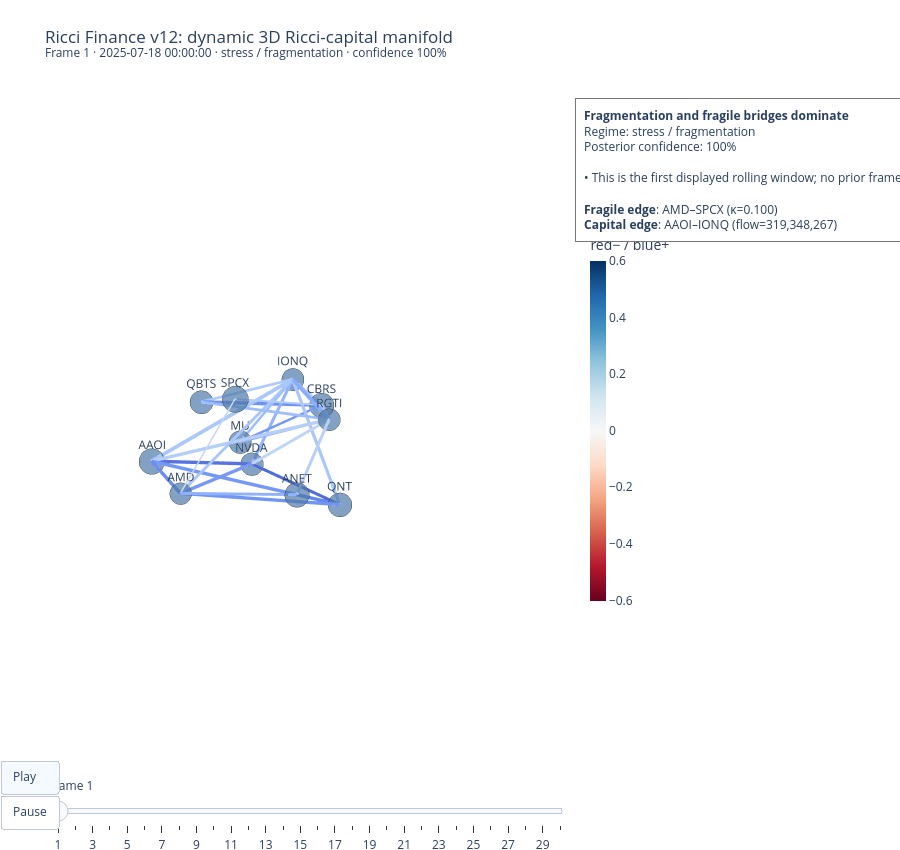

Source (notebook cell):
### Markdown cell above
## 17. Animate the HMM story manifold

The animated figure keeps a stable layout so movement reflects changes in graph structure rather than an entirely new random layout.

Each frame synchronizes:

- graph geometry;
- HMM state;
- posterior confidence;
- graph-change narrative;
- most fragile edge;
- dominant capital edge.

### Code cell
base_graph = build_base_graph_for_layout(
    frames,
    all_nodes=returns.columns,
)

stable_positions = compute_stable_layout_3d(
    base_graph,
    seed=42,
)

animation = build_3d_ricci_capital_animation(
    frames,
    stable_positions,
    z_mode="ricci_stress",
    stories=stories,
    frame_duration_ms=700,
)

animation.show()

### Figure 1 — Plotly figure (JSON) as saved in the notebook; plotly's stock layout.template omitted (floating-point values rounded to 4 significant figures)
{"data": [{"hoverinfo": "text", "hovertext": "AAOI-AMD<br>corr=0.568<br>distance=0.729<br>Ricci=0.417<br>capital flow=270,875,691", "line": {"color": "#6b8df0", "width": 6.915}, "mode": "lines", "showlegend": false, "type": "scatter3d", "x": [0.3876, 0.6767], "y": [-0.4907, 0.07677], "z": [-0.347, -0.2967]}, {"hoverinfo": "text", "hovertext": "AAOI-ANET<br>corr=0.408<br>distance=0.820<br>Ricci=0.383<br>capital flow=230,985,908", "line": {"color": "#7597f6", "width": 6.462}, "mode": "lines", "showlegend": false, "type": "scatter3d", "x": [0.3876, 0.3281], "y": [-0.4907, 0.5494], "z": [-0.347, -0.2758]}, {"hoverinfo": "text", "hovertext": "AAOI-IONQ<br>corr=0.649<br>distance=0.653<br>Ricci=0.196<br>capital flow=319,348,267", "line": {"color": "#abc8fd", "width": 7.422}, "mode": "lines", "showlegend": false, "type": "scatter3d", "x": [0.3876, -0.5656], "y": [-0.4907, -0.2177], "z": [-0.347, -0.227]}, {"hoverinfo": "skip", "line": {"color": "rgba(0,0,0,0)", "width": 0}, "mode": "lines", "showlegend": false, "type": "scatter3d", "x": [null, null], "y": [null, null], "z": [null, null]}, {"hoverinfo": "text", "hovertext": "AAOI-NVDA<br>corr=0.509<br>distance=0.768<br>Ricci=0.491<br>capital flow=256,664,955", "line": {"color": "#5673e0", "width": 6.758}, "mode": "lines", "showlegend": false, "type": "scatter3d", "x": [0.3876, -0.06147], "y": [-0.4907, -0.1028], "z": [-0.347, -0.3565]}, {"hoverinfo": "skip", "line": {"color": "rgba(0,0,0,0)", "width": 0}, "mode": "lines", "showlegend": false, "type": "scatter3d", "x": [null, null], "y": [null, null], "z": [null, null]}, {"hoverinfo": "text", "hovertext": "AAOI-QNT<br>corr=0.490<br>distance=0.769<br>Ricci=0.436<br>capital flow=265,903,143", "line": {"color": "#6687ed", "width": 6.86}, "mode": "lines", "showlegend": false, "type": "scatter3d", "x": [0.3876, -0.1775], "y": [-0.4907, 0.4535], "z": [-0.347, -0.3839]}, {"hoverinfo": "text", "hovertext": "AAOI-RGTI<br>corr=0.529<br>distance=0.759<br>Ricci=0.159<br>capital flow=255,158,943", "line": {"color": "#b6cefa", "width": 6.741}, "mode": "lines", "showlegend": false, "type": "scatter3d", "x": [0.3876, -0.186], "y": [-0.4907, 0.3482], "z": [-0.347, -0.2132]}, {"hoverinfo": "skip", "line": {"color": "rgba(0,0,0,0)", "width": 0}, "mode": "lines", "showlegend": false, "type": "scatter3d", "x": [null, null], "y": [null, null], "z": [null, null]}, {"hoverinfo": "text", "hovertext": "AMD-ANET<br>corr=0.389<br>distance=0.853<br>Ricci=0.290<br>capital flow=174,777,854", "line": {"color": "#90b2fe", "width": 5.751}, "mode": "lines", "showlegend": false, "type": "scatter3d", "x": [0.6767, 0.3281], "y": [0.07677, 0.5494], "z": [-0.2967, -0.2758]}, {"hoverinfo": "text", "hovertext": "AMD-IONQ<br>corr=0.433<br>distance=0.795<br>Ricci=0.208<br>capital flow=169,077,091", "line": {"color": "#a7c5fe", "width": 5.673}, "mode": "lines", "showlegend": false, "type": "scatter3d", "x": [0.6767, -0.5656], "y": [0.07677, -0.2177], "z": [-0.2967, -0.227]}, {"hoverinfo": "skip", "line": {"color": "rgba(0,0,0,0)", "width": 0}, "mode": "lines", "showlegend": false, "type": "scatter3d", "x": [null, null], "y": [null, null], "z": [null, null]}, {"hoverinfo": "text", "hovertext": "AMD-NVDA<br>corr=0.638<br>distance=0.638<br>Ricci=0.376<br>capital flow=255,227,218", "line": {"color": "#7699f6", "width": 6.741}, "mode": "lines", "showlegend": false, "type": "scatter3d", "x": [0.6767, -0.06147], "y": [0.07677, -0.1028], "z": [-0.2967, -0.3565]}, {"hoverinfo": "text", "hovertext": "AMD-QNT<br>corr=0.591<br>distance=0.691<br>Ricci=0.390<br>capital flow=254,891,301", "line": {"color": "#7295f4", "width": 6.738}, "mode": "lines", "showlegend": false, "type": "scatter3d", "x": [0.6767, -0.1775], "y": [0.07677, 0.4535], "z": [-0.2967, -0.3839]}, {"hoverinfo": "skip", "line": {"color": "rgba(0,0,0,0)", "width": 0}, "mode": "lines", "showlegend": false, "type": "scatter3d", "x": [null, null], "y": [null, null], "z": [null, null]}, {"hoverinfo": "text", "hovertext": "AMD-SPCX<br>corr=0.060<br>distance=1.079<br>Ricci=0.100<br>capital flow=29,397,828", "line": {"color": "#c5d6f2", "width": 2.949}, "mode": "lines", "showlegend": false, "type": "scatter3d", "x": [0.6767, 0.3516], "y": [0.07677, 0.1572], "z": [-0.2967, -0.1365]}, {"hoverinfo": "skip", "line": {"color": "rgba(0,0,0,0)", "width": 0}, "mode": "lines", "showlegend": false, "type": "scatter3d", "x": [null, null], "y": [null, null], "z": [null, null]}, {"hoverinfo": "skip", "line": {"color": "rgba(0,0,0,0)", "width": 0}, "mode": "lines", "showlegend": false, "type": "scatter3d", "x": [null, null], "y": [null, null], "z": [null, null]}, {"hoverinfo": "skip", "line": {"color": "rgba(0,0,0,0)", "width": 0}, "mode": "lines", "showlegend": false, "type": "scatter3d", "x": [null, null], "y": [null, null], "z": [null, null]}, {"hoverinfo": "skip", "line": {"color": "rgba(0,0,0,0)", "width": 0}, "mode": "lines", "showlegend": false, "type": "scatter3d", "x": [null, null], "y": [null, null], "z": [null, null]}, {"hoverinfo": "text", "hovertext": "ANET-RGTI<br>corr=0.392<br>distance=0.849<br>Ricci=0.154<br>capital flow=178,019,324", "line": {"color": "#b7cff9", "width": 5.795}, "mode": "lines", "showlegend": false, "type": "scatter3d", "x": [0.3281, -0.186], "y": [0.5494, 0.3482], "z": [-0.2758, -0.2132]}, {"hoverinfo": "skip", "line": {"color": "rgba(0,0,0,0)", "width": 0}, "mode": "lines", "showlegend": false, "type": "scatter3d", "x": [null, null], "y": [null, null], "z": [null, null]}, {"hoverinfo": "text", "hovertext": "CBRS-IONQ<br>corr=0.383<br>distance=0.852<br>Ricci=0.183<br>capital flow=177,438,398", "line": {"color": "#afcafc", "width": 5.787}, "mode": "lines", "showlegend": false, "type": "scatter3d", "x": [-0.5759, -0.5656], "y": [0.003061, -0.2177], "z": [-0.2646, -0.227]}, {"hoverinfo": "text", "hovertext": "CBRS-MU<br>corr=0.227<br>distance=0.947<br>Ricci=0.380<br>capital flow=108,601,826", "line": {"color": "#7597f6", "width": 4.745}, "mode": "lines", "showlegend": false, "type": "scatter3d", "x": [-0.5759, -0.04592], "y": [0.003061, -0.1823], "z": [-0.2646, -0.3137]}, {"hoverinfo": "text", "hovertext": "CBRS-QBTS<br>corr=0.585<br>distance=0.690<br>Ricci=0.402<br>capital flow=286,600,037", "line": {"color": "#6f92f3", "width": 7.084}, "mode": "lines", "showlegend": false, "type": "scatter3d", "x": [-0.5759, -0.1316], "y": [0.003061, -0.5947], "z": [-0.2646, -0.2791]}, {"hoverinfo": "text", "hovertext": "CBRS-RGTI<br>corr=0.476<br>distance=0.789<br>Ricci=0.185<br>capital flow=215,667,871", "line": {"color": "#aec9fc", "width": 6.278}, "mode": "lines", "showlegend": false, "type": "scatter3d", "x": [-0.5759, -0.186], "y": [0.003061, 0.3482], "z": [-0.2646, -0.2132]}, {"hoverinfo": "text", "hovertext": "CBRS-SPCX<br>corr=0.128<br>distance=1.001<br>Ricci=0.173<br>capital flow=73,784,695", "line": {"color": "#b2ccfb", "width": 4.087}, "mode": "lines", "showlegend": false, "type": "scatter3d", "x": [-0.5759, 0.3516], "y": [0.003061, 0.1572], "z": [-0.2646, -0.1365]}, {"hoverinfo": "text", "hovertext": "IONQ-MU<br>corr=0.312<br>distance=0.875<br>Ricci=0.247<br>capital flow=129,936,318", "line": {"color": "#9dbdff", "width": 5.097}, "mode": "lines", "showlegend": false, "type": "scatter3d", "x": [-0.5656, -0.04592], "y": [-0.2177, -0.1823], "z": [-0.227, -0.3137]}, {"hoverinfo": "text", "hovertext": "IONQ-NVDA<br>corr=0.457<br>distance=0.776<br>Ricci=0.282<br>capital flow=188,633,603", "line": {"color": "#92b4fe", "width": 5.936}, "mode": "lines", "showlegend": false, "type": "scatter3d", "x": [-0.5656, -0.06147], "y": [-0.2177, -0.1028], "z": [-0.227, -0.3565]}, {"hoverinfo": "text", "hovertext": "IONQ-QBTS<br>corr=0.325<br>distance=0.873<br>Ricci=0.190<br>capital flow=138,654,936", "line": {"color": "#adc9fd", "width": 5.232}, "mode": "lines", "showlegend": false, "type": "scatter3d", "x": [-0.5656, -0.1316], "y": [-0.2177, -0.5947], "z": [-0.227, -0.2791]}, {"hoverinfo": "text", "hovertext": "IONQ-QNT<br>corr=0.499<br>distance=0.760<br>Ricci=0.197<br>capital flow=221,777,383", "line": {"color": "#aac7fd", "width": 6.352}, "mode": "lines", "showlegend": false, "type": "scatter3d", "x": [-0.5656, -0.1775], "y": [-0.2177, 0.4535], "z": [-0.227, -0.3839]}, {"hoverinfo": "text", "hovertext": "IONQ-RGTI<br>corr=0.790<br>distance=0.482<br>Ricci=0.313<br>capital flow=311,876,502", "line": {"color": "#89acfd", "width": 7.347}, "mode": "lines", "showlegend": false, "type": "scatter3d", "x": [-0.5656, -0.186], "y": [-0.2177, 0.3482], "z": [-0.227, -0.2132]}, {"hoverinfo": "skip", "line": {"color": "rgba(0,0,0,0)", "width": 0}, "mode": "lines", "showlegend": false, "type": "scatter3d", "x": [null, null], "y": [null, null], "z": [null, null]}, {"hoverinfo": "skip", "line": {"color": "rgba(0,0,0,0)", "width": 0}, "mode": "lines", "showlegend": false, "type": "scatter3d", "x": [null, null], "y": [null, null], "z": [null, null]}, {"hoverinfo": "skip", "line": {"color": "rgba(0,0,0,0)", "width": 0}, "mode": "lines", "showlegend": false, "type": "scatter3d", "x": [null, null], "y": [null, null], "z": [null, null]}, {"hoverinfo": "text", "hovertext": "MU-RGTI<br>corr=0.338<br>distance=0.863<br>Ricci=0.314<br>capital flow=137,701,842", "line": {"color": "#89acfd", "width": 5.217}, "mode": "lines", "showlegend": false, "type": "scatter3d", "x": [-0.04592, -0.186], "y": [-0.1823, 0.3482], "z": [-0.3137, -0.2132]}, {"hoverinfo": "skip", "line": {"color": "rgba(0,0,0,0)", "width": 0}, "mode": "lines", "showlegend": false, "type": "scatter3d", "x": [null, null], "y": [null, null], "z": [null, null]}, {"hoverinfo": "text", "hovertext": "NVDA-QNT<br>corr=0.430<br>distance=0.806<br>Ricci=0.513<br>capital flow=195,503,620", "line": {"color": "#506bda", "width": 6.025}, "mode": "lines", "showlegend": false, "type": "scatter3d", "x": [-0.06147, -0.1775], "y": [-0.1028, 0.4535], "z": [-0.3565, -0.3839]}, {"hoverinfo": "text", "hovertext": "NVDA-RGTI<br>corr=0.458<br>distance=0.780<br>Ricci=0.121<br>capital flow=184,887,456", "line": {"color": "#c0d4f5", "width": 5.887}, "mode": "lines", "showlegend": false, "type": "scatter3d", "x": [-0.06147, -0.186], "y": [-0.1028, 0.3482], "z": [-0.3565, -0.2132]}, {"hoverinfo": "text", "hovertext": "QBTS-RGTI<br>corr=0.391<br>distance=0.833<br>Ricci=0.246<br>capital flow=163,320,722", "line": {"color": "#9dbdff", "width": 5.593}, "mode": "lines", "showlegend": false, "type": "scatter3d", "x": [-0.1316, -0.186], "y": [-0.5947, 0.3482], "z": [-0.2791, -0.2132]}, {"hoverinfo": "skip", "line": {"color": "rgba(0,0,0,0)", "width": 0}, "mode": "lines", "showlegend": false, "type": "scatter3d", "x": [null, null], "y": [null, null], "z": [null, null]}, {"hoverinfo": "skip", "line": {"color": "rgba(0,0,0,0)", "width": 0}, "mode": "lines", "showlegend": false, "type": "scatter3d", "x": [null, null], "y": [null, null], "z": [null, null]}, {"hoverinfo": "skip", "line": {"color": "rgba(0,0,0,0)", "width": 0}, "mode": "lines", "showlegend": false, "type": "scatter3d", "x": [null, null], "y": [null, null], "z": [null, null]}, {"hoverinfo": "skip", "line": {"color": "rgba(0,0,0,0)", "width": 0}, "mode": "lines", "showlegend": false, "type": "scatter3d", "x": [null, null], "y": [null, null], "z": [null, null]}, {"hoverinfo": "text", "hovertext": ["Ticker: AAOI<br>cluster=0<br>status=active<br>capital mass=601,206,934<br>z=-0.347", "Ticker: AMD<br>cluster=0<br>status=active<br>capital mass=378,608,982<br>z=-0.297", "Ticker: ANET<br>cluster=0<br>status=active<br>capital mass=532,847,148<br>z=-0.276", "Ticker: CBRS<br>cluster=0<br>status=active<br>capital mass=531,983,603<br>z=-0.265", "Ticker: IONQ<br>cluster=0<br>status=active<br>capital mass=403,081,563<br>z=-0.227", "Ticker: MU<br>cluster=0<br>status=active<br>capital mass=428,961,717<br>z=-0.314", "Ticker: NVDA<br>cluster=0<br>status=active<br>capital mass=422,192,603<br>z=-0.356", "Ticker: QBTS<br>cluster=0<br>status=active<br>capital mass=451,250,585<br>z=-0.279", "Ticker: QNT<br>cluster=0<br>status=active<br>capital mass=490,603,645<br>z=-0.384", "Ticker: RGTI<br>cluster=0<br>status=active<br>capital mass=386,616,917<br>z=-0.213", "Ticker: SPCX<br>cluster=0<br>status=active<br>capital mass=624,831,072<br>z=-0.137"], "marker": {"color": ["#4E79A7", "#4E79A7", "#4E79A7", "#4E79A7", "#4E79A7", "#4E79A7", "#4E79A7", "#4E79A7", "#4E79A7", "#4E79A7", "#4E79A7"], "line": {"color": "#222", "width": 1}, "size": [30, 25.46, 28.71, 28.69, 26.01, 26.58, 26.44, 27.06, 27.87, 25.64, 30.43]}, "mode": "markers+text", "showlegend": false, "text": ["AAOI", "AMD", "ANET", "CBRS", "IONQ", "MU", "NVDA", "QBTS", "QNT", "RGTI", "SPCX"], "textposition": "top center", "type": "scatter3d", "x": [0.3876, 0.6767, 0.3281, -0.5759, -0.5656, -0.04592, -0.06147, -0.1316, -0.1775, -0.186, 0.3516], "y": [-0.4907, 0.07677, 0.5494, 0.003061, -0.2177, -0.1823, -0.1028, -0.5947, 0.4535, 0.3482, 0.1572], "z": [-0.347, -0.2967, -0.2758, -0.2646, -0.227, -0.3137, -0.3565, -0.2791, -0.3839, -0.2132, -0.1365]}, {"hoverinfo": "skip", "marker": {"cmax": 0.6, "cmin": -0.6, "color": [-0.6, 0.6], "colorbar": {"len": 0.62, "thickness": 16, "title": {"text": "Ricci κ<br>red− / blue+"}}, "colorscale": [[0, "rgb(103,0,31)"], [0.1, "rgb(178,24,43)"], [0.2, "rgb(214,96,77)"], [0.3, "rgb(244,165,130)"], [0.4, "rgb(253,219,199)"], [0.5, "rgb(247,247,247)"], [0.6, "rgb(209,229,240)"], [0.7, "rgb(146,197,222)"], [0.8, "rgb(67,147,195)"], [0.9, "rgb(33,102,172)"], [1, "rgb(5,48,97)"]], "opacity": 0, "showscale": true, "size": 0.1}, "mode": "markers", "showlegend": false, "type": "scatter3d", "x": [null, null], "y": [null, null], "z": [null, null]}], "layout": {"annotations": [{"align": "left", "bgcolor": "rgba(255,255,255,0.92)", "bordercolor": "#777", "borderpad": 8, "borderwidth": 1, "font": {"size": 12}, "showarrow": false, "text": "<b>Fragmentation and fragile bridges dominate</b><br>Regime: stress / fragmentation<br>Posterior confidence: 100%<br><br>• This is the first displayed rolling window; no prior frame is available for a frame-to-frame comparison.<br><br><b>Fragile edge</b>: AMD–SPCX (κ=0.100)<br><b>Capital edge</b>: AAOI–IONQ (flow=319,348,267)", "x": 1.01, "xanchor": "left", "xref": "paper", "y": 0.98, "yanchor": "top", "yref": "paper"}], "height": 850, "margin": {"b": 70, "l": 0, "r": 330, "t": 85}, "scene": {"aspectmode": "cube", "camera": {"eye": {"x": 1.8, "y": 1.8, "z": 1.15}}, "domain": {"x": [0, 0.77], "y": [0, 1]}, "xaxis": {"range": [-0.7638, 0.8645], "visible": false}, "yaxis": {"range": [-0.7663, 0.721], "visible": false}, "zaxis": {"range": [-0.4844, 0.06319], "visible": false}}, "showlegend": false, "sliders": [{"active": 0, "currentvalue": {"prefix": "Frame "}, "pad": {"t": 40}, "steps": [{"args": [["0"], {"frame": {"duration": 700, "redraw": true}, "mode": "immediate", "transition": {"duration": 0}}], "label": "1", "method": "animate"}, {"args": [["1"], {"frame": {"duration": 700, "redraw": true}, "mode": "immediate", "transition": {"duration": 0}}], "label": "2", "method": "animate"}, {"args": [["2"], {"frame": {"duration": 700, "redraw": true}, "mode": "immediate", "transition": {"duration": 0}}], "label": "3", "method": "animate"}, {"args": [["3"], {"frame": {"duration": 700, "redraw": true}, "mode": "immediate", "transition": {"duration": 0}}], "label": "4", "method": "animate"}, {"args": [["4"], {"frame": {"duration": 700, "redraw": true}, "mode": "immediate", "transition": {"duration": 0}}], "label": "5", "method": "animate"}, {"args": [["5"], {"frame": {"duration": 700, "redraw": true}, "mode": "immediate", "transition": {"duration": 0}}], "label": "6", "method": "animate"}, {"args": [["6"], {"frame": {"duration": 700, "redraw": true}, "mode": "immediate", "transition": {"duration": 0}}], "label": "7", "method": "animate"}, {"args": [["7"], {"frame": {"duration": 700, "redraw": true}, "mode": "immediate", "transition": {"duration": 0}}], "label": "8", "method": "animate"}, {"args": [["8"], {"frame": {"duration": 700, "redraw": true}, "mode": "immediate", "transition": {"duration": 0}}], "label": "9", "method": "animate"}, {"args": [["9"], {"frame": {"duration": 700, "redraw": true}, "mode": "immediate", "transition": {"duration": 0}}], "label": "10", "method": "animate"}, {"args": [["10"], {"frame": {"duration": 700, "redraw": true}, "mode": "immediate", "transition": {"duration": 0}}], "label": "11", "method": "animate"}, {"args": [["11"], {"frame": {"duration": 700, "redraw": true}, "mode": "immediate", "transition": {"duration": 0}}], "label": "12", "method": "animate"}, {"args": [["12"], {"frame": {"duration": 700, "redraw": true}, "mode": "immediate", "transition": {"duration": 0}}], "label": "13", "method": "animate"}, {"args": [["13"], {"frame": {"duration": 700, "redraw": true}, "mode": "immediate", "transition": {"duration": 0}}], "label": "14", "method": "animate"}, {"args": [["14"], {"frame": {"duration": 700, "redraw": true}, "mode": "immediate", "transition": {"duration": 0}}], "label": "15", "method": "animate"}, {"args": [["15"], {"frame": {"duration": 700, "redraw": true}, "mode": "immediate", "transition": {"duration": 0}}], "label": "16", "method": "animate"}, {"args": [["16"], {"frame": {"duration": 700, "redraw": true}, "mode": "immediate", "transition": {"duration": 0}}], "label": "17", "method": "animate"}, {"args": [["17"], {"frame": {"duration": 700, "redraw": true}, "mode": "immediate", "transition": {"duration": 0}}], "label": "18", "method": "animate"}, {"args": [["18"], {"frame": {"duration": 700, "redraw": true}, "mode": "immediate", "transition": {"duration": 0}}], "label": "19", "method": "animate"}, {"args": [["19"], {"frame": {"duration": 700, "redraw": true}, "mode": "immediate", "transition": {"duration": 0}}], "label": "20", "method": "animate"}, {"args": [["20"], {"frame": {"duration": 700, "redraw": true}, "mode": "immediate", "transition": {"duration": 0}}], "label": "21", "method": "animate"}, {"args": [["21"], {"frame": {"duration": 700, "redraw": true}, "mode": "immediate", "transition": {"duration": 0}}], "label": "22", "method": "animate"}, {"args": [["22"], {"frame": {"duration": 700, "redraw": true}, "mode": "immediate", "transition": {"duration": 0}}], "label": "23", "method": "animate"}, {"args": [["23"], {"frame": {"duration": 700, "redraw": true}, "mode": "immediate", "transition": {"duration": 0}}], "label": "24", "method": "animate"}, {"args": [["24"], {"frame": {"duration": 700, "redraw": true}, "mode": "immediate", "transition": {"duration": 0}}], "label": "25", "method": "animate"}, {"args": [["25"], {"frame": {"duration": 700, "redraw": true}, "mode": "immediate", "transition": {"duration": 0}}], "label": "26", "method": "animate"}, {"args": [["26"], {"frame": {"duration": 700, "redraw": true}, "mode": "immediate", "transition": {"duration": 0}}], "label": "27", "method": "animate"}, {"args": [["27"], {"frame": {"duration": 700, "redraw": true}, "mode": "immediate", "transition": {"duration": 0}}], "label": "28", "method": "animate"}, {"args": [["28"], {"frame": {"duration": 700, "redraw": true}, "mode": "immediate", "transition": {"duration": 0}}], "label": "29", "method": "animate"}, {"args": [["29"], {"frame": {"duration": 700, "redraw": true}, "mode": "immediate", "transition": {"duration": 0}}], "label": "30", "method": "animate"}]}], "title": {"text": "Ricci Finance v12: dynamic 3D Ricci-capital manifold<br><sup>Frame 1 · 2025-07-18 00:00:00 · stress / fragmentation · confidence 100%</sup>"}, "updatemenus": [{"buttons": [{"args": [null, {"frame": {"duration": 700, "redraw": true}, "fromcurrent": true}], "label": "Play", "method": "animate"}, {"args": [[null], {"frame": {"duration": 0}, "mode": "immediate"}], "label": "Pause", "method": "animate"}], "type": "buttons", "x": 0.02, "y": -0.04}]}}
